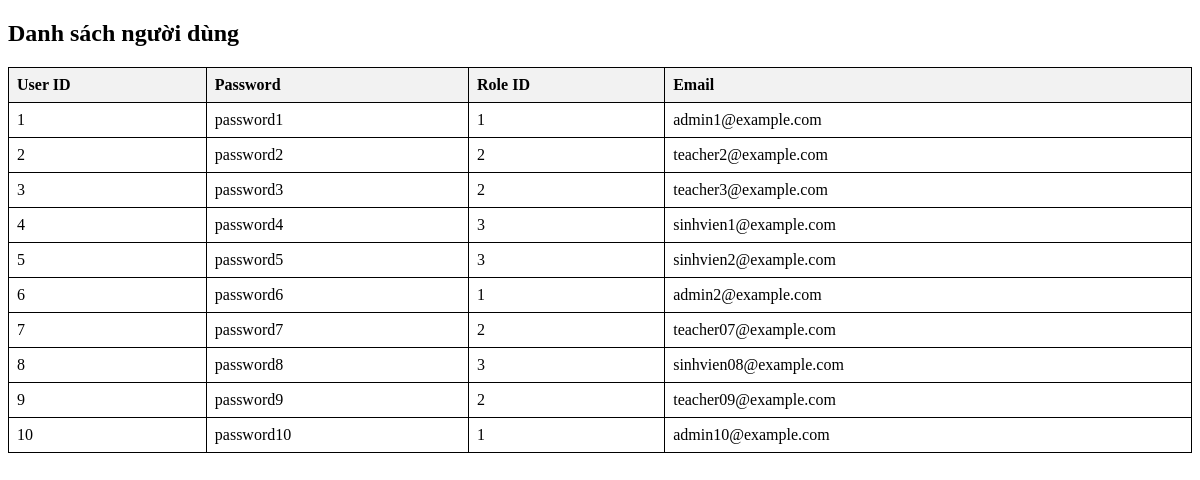
Page /app/users.php on the committed database.
### tables this page shows
CREATE TABLE `users` (
  `UserID` int(11) NOT NULL,
  `Password` varchar(255) DEFAULT NULL,
  `RoleID` int(11) DEFAULT NULL,
  `Email` varchar(255) DEFAULT NULL
);

### app/users.php (the view, shortened to what this page needs)
<?php
$conn = mysqli_connect('localhost', 'root', '', 'btth02');
?>
<!DOCTYPE html>
<html>
<head>
</head>
<body>
    <h2>Danh sách người dùng</h2>
    <table>
        <tr>
            <th>User ID</th>
            <th>Password</th>
            <th>Role ID</th>
            <th>Email</th>
        </tr>
        <?php
        $sql = "SELECT * FROM users";
        $result = $conn->query($sql);
        if ($result->num_rows > 0) {
            while ($row = $result->fetch_assoc()) {
                echo "<tr>";
                echo "<td>" . $row["UserID"] . "</td>";
                echo "<td>" . $row["Password"] . "</td>";
                echo "<td>" . $row["RoleID"] . "</td>";
                echo "<td>" . $row["Email"] . "</td>";
                echo "</tr>";
            }
        } else {
            echo "<tr><td colspan='4'>Không có dữ liệu</td></tr>";
        }
        ?>
    </table>
</body>
</html>

### app/users.php (style rules this page uses)
table { width: 100%; border-collapse: collapse; }
table th, table td { padding: 8px; text-align: left; border: 1px solid black; }
table th { background-color: #f2f2f2; }

### rows in the picture
users: UserID "1", Password "password1", RoleID "1", Email "admin1@example.com"
users: UserID "2", Password "password2", RoleID "2", Email "teacher2@example.com"
users: UserID "3", Password "password3", RoleID "2", Email "teacher3@example.com"
users: UserID "4", Password "password4", RoleID "3", Email "sinhvien1@example.com"
users: UserID "5", Password "password5", RoleID "3", Email "sinhvien2@example.com"
users: UserID "6", Password "password6", RoleID "1", Email "admin2@example.com"
users: UserID "7", Password "password7", RoleID "2", Email "teacher07@example.com"
users: UserID "8", Password "password8", RoleID "3", Email "sinhvien08@example.com"
users: UserID "9", Password "password9", RoleID "2", Email "teacher09@example.com"
users: UserID "10", Password "password10", RoleID "1", Email "admin10@example.com"
